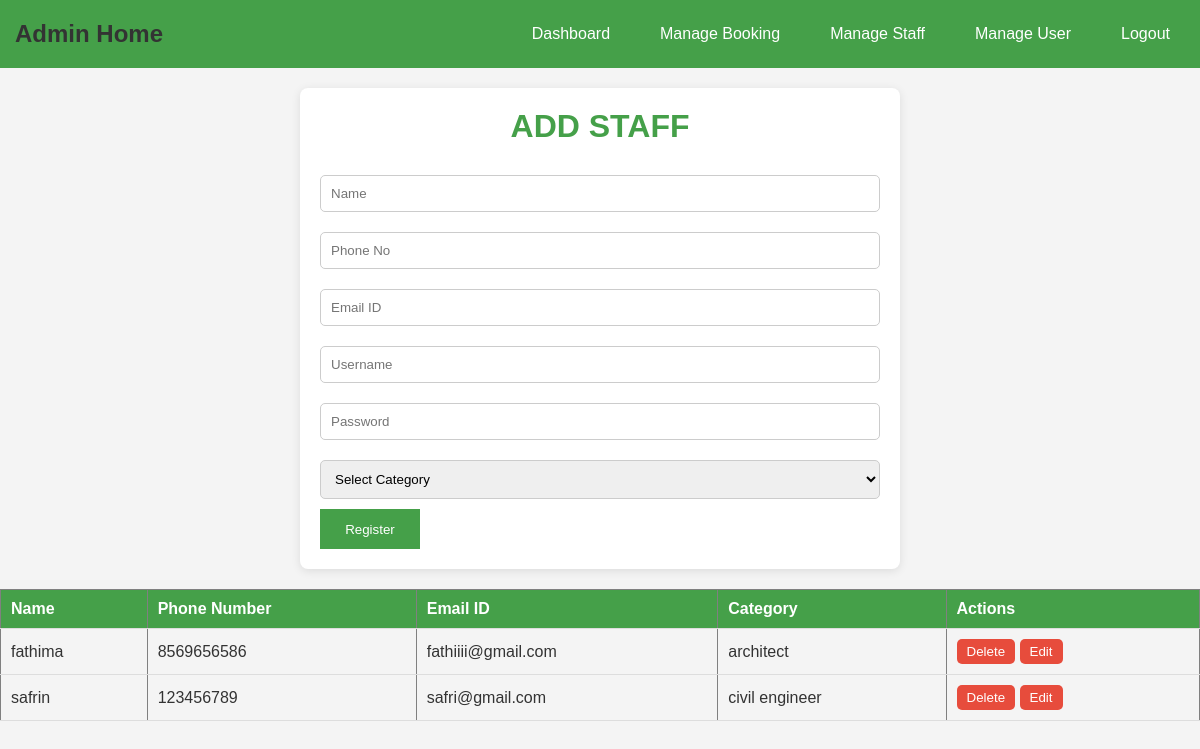
The page /fathima/managestaff.php on the database its author committed.
### tables this page shows
CREATE TABLE `staff` (
  `id` int(20) NOT NULL,
  `Name` varchar(20) NOT NULL,
  `phoneno` varchar(10) NOT NULL,
  `emailid` varchar(20) NOT NULL,
  `username` varchar(20) NOT NULL,
  `password` varchar(20) NOT NULL,
  `category` varchar(20) NOT NULL,
  `status` varchar(20) DEFAULT 'active'
);

### fathima/managestaff.php (the view, shortened to what this page needs)
<!DOCTYPE html>
<html lang="en">
<head>
    <link rel="stylesheet" href="managestaff.css">
</head>
<body>
<nav>
    <div class="sappy">
      <h1>Admin Home</h1>
      <div class="hi">
        <a href="adminhome.php" class="hello">Dashboard</a>
        <a href="managebooking.php" class="hello">Manage Booking</a>
        <a href="managestaff.php" class="hello">Manage Staff</a>
        <a href="manageuser.php" class="hello">Manage User</a>
        <a href="logout.php" class="hello">Logout</a>
      </div>
    </div>
  </nav>
    <div class="reg">
        <form action="" class="from" method="post">
            <h1 class="h01">ADD STAFF</h1>
            <input class="cls" type="text" placeholder="Name" name="name" required>
            <input class="cls" type="text" placeholder="Phone No" name="phone_no" required>
            <input class="cls" type="email" placeholder="Email ID" name="email_id" required>
            <input class="cls" type="text" placeholder="Username" name="username" required>
            <input class="cls" type="password" placeholder="Password" name="password" required>
            <select name="category" class="cls" required>
                <option value="">Select Category</option>
            </select>
            <input class="in" type="submit" value="Register" name="submit">
        </form>
    </div>
    <div>
        <?php
        $conn = mysqli_connect("localhost", "root", "", "labour_booking");
        $sql = "SELECT * FROM staff";
        $data = mysqli_query($conn, $sql);
        if (mysqli_num_rows($data) > 0) {
            echo "<table border=1>";
            echo "<tr>";
            echo "<th>Name</th>";
            echo "<th>Phone Number</th>";
            echo "<th>Email ID</th>";
            echo "<th>Category</th>";
            echo "<th>Actions</th>";
            echo "</tr>";
            while ($row = mysqli_fetch_assoc($data)) {
                $email = $row['emailid'];
                $id = $row['id'];
                echo "<tr>";
                echo "<td>" . $row['Name'] . "</td>";
                echo "<td>" . $row['phoneno'] . "</td>";
                echo "<td>" . $row['emailid'] . "</td>";
                echo "<td>" . $row['category'] . "</td>";
                echo "<td>
                    <form method='POST' style='display:inline;'>
                        <button value='$email' name='userdel' type='submit'>Delete</button>
                    </form>
                    <form method='post' action='staffedit.php' style='display:inline;'>
                        <button value='{$id}' name='staffedit' class='deluser' type='submit'>Edit</button>
                    </form>
                </td>";
                echo "</tr>";
            }
            echo "</table>";
        }
        ?>
    </div>
</body>
</html>

### fathima/managestaff.css (style rules this page uses)
* { margin: 0; padding: 0; box-sizing: border-box; }
body { font-family: Arial, sans-serif; background-color: #f4f4f4; color: #333; }
nav { background-color: #45a049; padding: 15px; }
.sappy { display: flex; justify-content: space-between; align-items: center; }
.hi { display: flex; }
.hello { color: white; text-decoration: none; margin-left: 20px; padding: 10px 15px; border-radius: 5px; transition: background-color 0.3s; }
.reg { max-width: 600px; margin: 20px auto; background-color: #fff; padding: 20px; border-radius: 8px; box-shadow: 0 2px 10px rgba(0, 0, 0, 0.1); }
.h01 { margin-bottom: 20px; text-align: center; color: #45a049; }
.cls { width: 100%; padding: 10px; margin: 10px 0; border: 1px solid #ccc; border-radius: 5px; }
.in { background-color: #45a049; color: white; border: none; cursor: pointer; transition: background-color 0.3s; width: 100px; height: 40px; }
table { width: 100%; border-collapse: collapse; margin: 20px 0; }
th, td { padding: 10px; text-align: left; border-bottom: 1px solid #ddd; }
th { background-color: #45a049; color: white; }
.deluser, button { background-color: #e74c3c; color: white; border: none; padding: 5px 10px; border-radius: 5px; cursor: pointer; transition: background-color 0.3s; }

### rows shown on the page
staff: Name "fathima", phoneno "8569656586", emailid "fathiiii@gmail.com", category "architect", $id 25 (drawn)
staff: Name "safrin", phoneno "123456789", emailid "safri@gmail.com", category "civil engineer", $id 26 (drawn)
